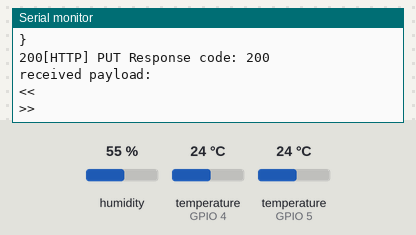
Recording of a sketch running on a simulated ESP8266 (NodeMCU). Parts: the last lines printed to the serial monitor. Inputs (shaded band) come from the test bench; at power-on: humidity 55 %, temperature (sensors on GPIO 4, GPIO 5) 24 °C. WiFi joins after 1.5 s; servers stay silent unless stated; uploads are accepted with an empty reply.

Above: at 15.3 s.
15.4 s: humidity set to 22 %
At 23.56 s:
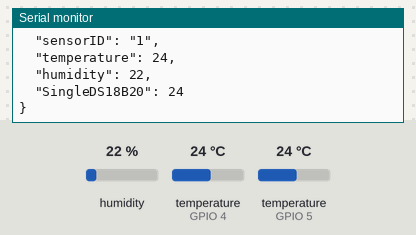
28.0 s: temperature (sensor on GPIO 4) set to 12 °C
At 39.6 s:
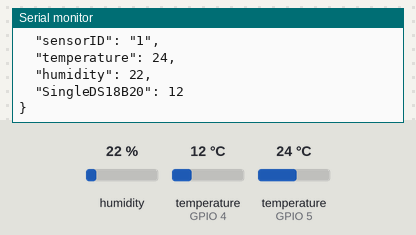

Measured:
- after the input at 15.4 s, the serial monitor: prints a new line after 8.0 s (image 1)
- after the input at 28.0 s, the serial monitor: prints a new line after 11.4 s (image 2)

The sketch:

client_code.ino
```cpp
#include <Arduino.h>
#include <DHT.h>
#include <ESP8266WiFi.h>
#include <ESP8266HTTPClient.h>
#include <OneWire.h>
#include <ArduinoJson.h>
#include <ESP8266WiFiMulti.h>
#include <DallasTemperature.h>
#include <WiFiClientSecureBearSSL.h>

#define SERVER_IP ""
#define DHTPIN 5
#define DHTTYPE DHT11

const int oneWireBus = 4;
DHT dht(DHTPIN, DHTTYPE);
OneWire oneWire(oneWireBus);
DallasTemperature sensors(&oneWire);
float t = 0.0;
float h = 0.0;
char jsonOutput[128];
const char* ssid = "";
const char* password = "";
const size_t CAPACITY = JSON_OBJECT_SIZE(4);
StaticJsonDocument<CAPACITY> doc;


void setup() {
  // put your setup code here, to run once:
  Serial.begin(9600);
  dht.begin();
  sensors.begin();
  Serial.println("Begin measure");

  WiFi.begin(ssid, password);

  while (WiFi.status() != WL_CONNECTED) {
    delay(500);
    Serial.print(".");
  }
  Serial.println("");
  Serial.print("Connected! IP address: ");
  Serial.println(WiFi.localIP());


}


void loop() {


  sensors.requestTemperatures();
  float temperatureC = sensors.getTempCByIndex(0);
  t = dht.readTemperature();
  h = dht.readHumidity();
  DynamicJsonDocument doc1(1024);
  JsonObject object = doc.to<JsonObject>();
  object["sensorID"] = "1";
  object["temperature"] = t ;
  object["humidity"] = h;
  object["SingleDS18B20"] = temperatureC;

  serializeJsonPretty(doc, jsonOutput);


  const char* m = object["sensorID"];
  delay(5000);
  if ((WiFi.status() == WL_CONNECTED)) {

    WiFiClient client;
    HTTPClient http;

    Serial.print("[HTTP] begin...\n");
    // configure traged server and url
    http.begin(client, "http://" SERVER_IP "/api/v1/temperatures/"+ String(m)); //HTTP
    http.addHeader("Content-Type", "application/json");

    Serial.print("[HTTP] PUT..." + String(jsonOutput) + "\n");
    // start connection and send HTTP header and body
    int httpCode = http.PUT(String(jsonOutput));

    // httpCode will be negative on error
    Serial.print(httpCode);
    if (httpCode > 0) {
      // HTTP header has been send and Server response header has been handled
      Serial.printf("[HTTP] PUT Response code: %d\n", httpCode);
      if (httpCode == 500) {http.end();
        http.begin(client, "http://" SERVER_IP "/api/v1/temperatures"); //HTTP
        http.addHeader("Content-Type", "application/json");

        Serial.print("[HTTP] post..." + String(jsonOutput) + "\n");
        // start connection and send HTTP header and body
        int httpCode = http.POST(String(jsonOutput));
        Serial.printf("[HTTP] POST Response code: %d\n", httpCode);

      }


      // file found at server
      if (httpCode == HTTP_CODE_OK) {
        const String& payload = http.getString();
        Serial.println("received payload:\n<<");
        Serial.println(payload);
        Serial.println(">>");
      }
    } else {
      Serial.printf("[HTTP] POST... failed, error: %s\n", http.errorToString(httpCode).c_str());
    }

    http.end();


    delay(10000);
  }
}
```
